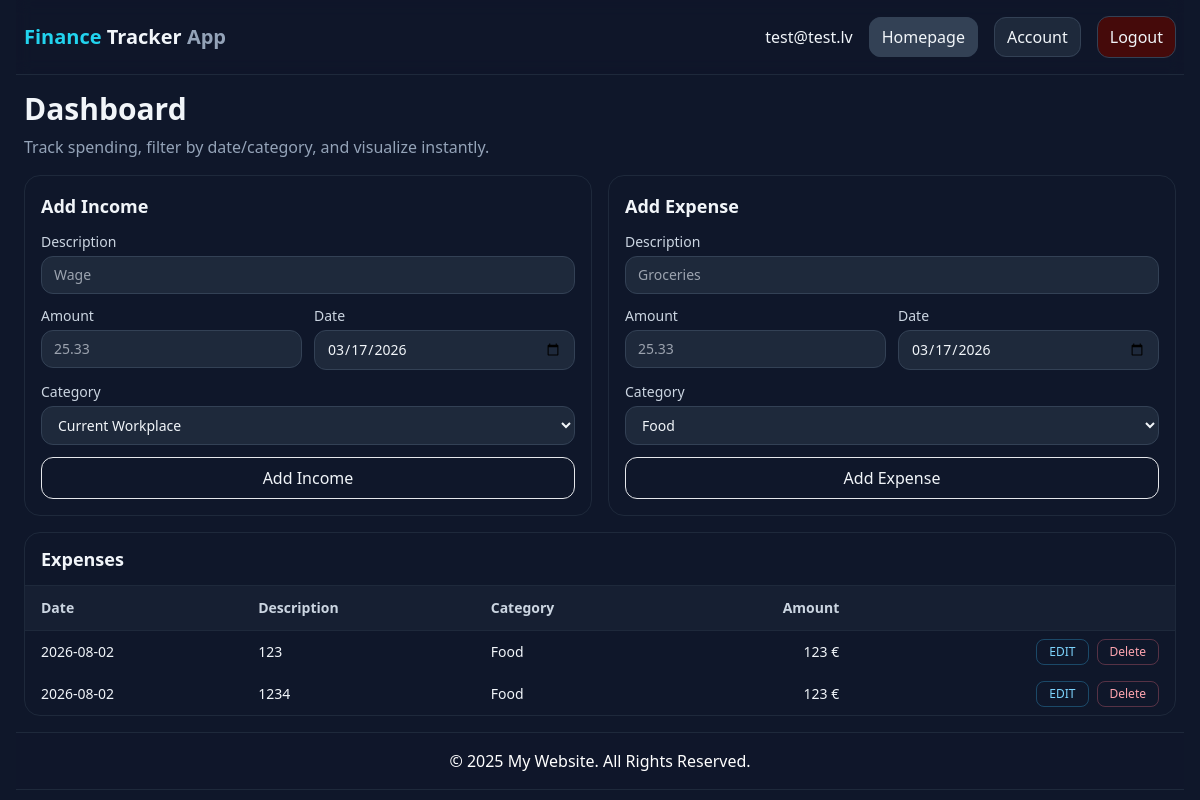
Page / (signed in) on the earlier database version.
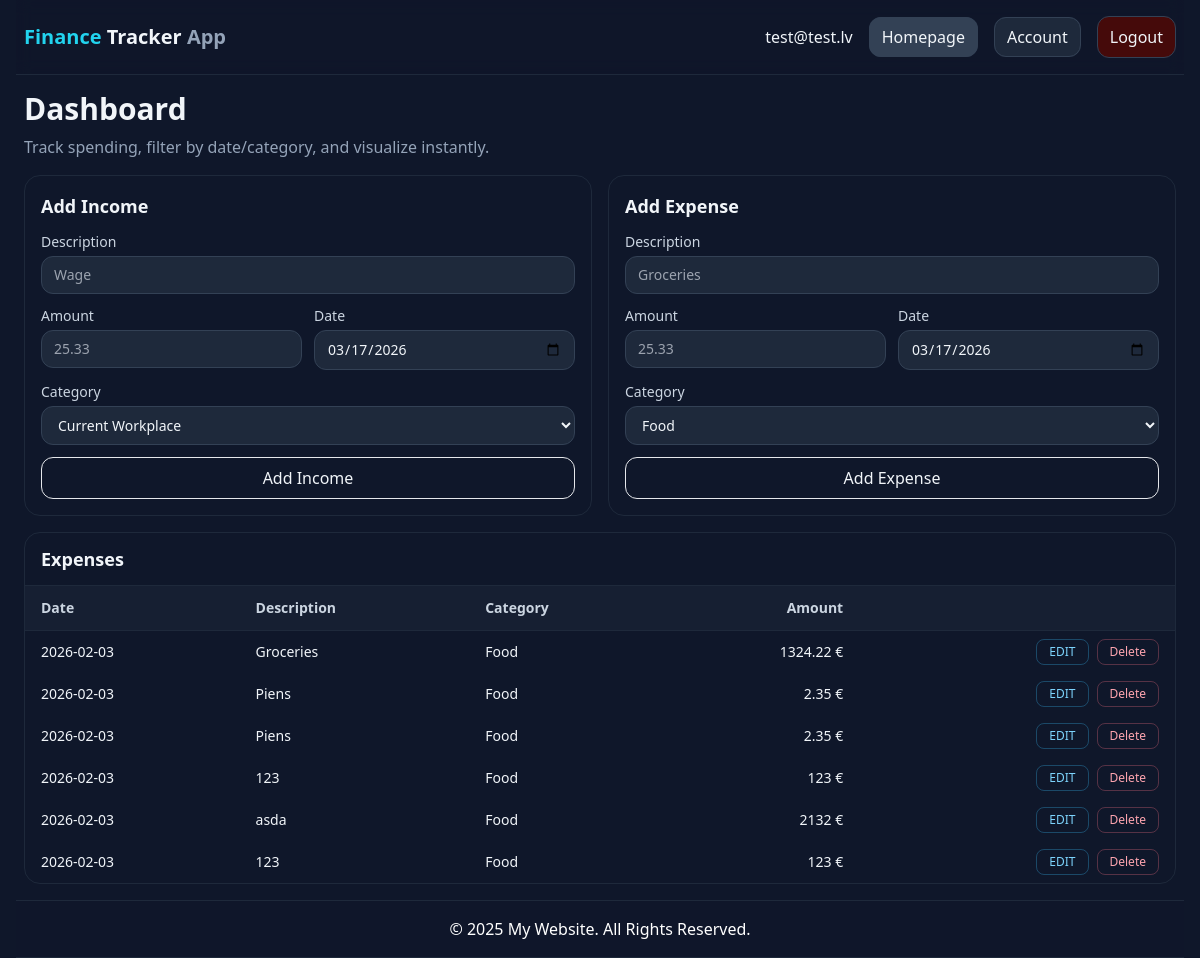
Same page on the later database version.
### tables this page shows
CREATE TABLE `expenses` (
  `id` int(11) NOT NULL,
  `user_id` int(11) DEFAULT NULL,
  `description` varchar(120) NOT NULL,
  `amount` float NOT NULL,
  `category` varchar(50) NOT NULL,
  `date` date NOT NULL
);

### Core/functions.php (called while the page is built, shortened)
<?php
function urlIs($value) {
    return $_SERVER['REQUEST_URI'] === $value;
}
function base_path($path) {
    return BASE_PATH . $path;
}
function view($path, $attributes = [] ) {
    extract($attributes);
    require base_path("views/{$path}");
}

### Http/controllers/index.php (called while the page is built, shortened)
<?php
$db = App::resolve(Database::class);
$userId = $_SESSION['user']['id'];
$sql = "SELECT * FROM expenses WHERE user_id = :user_id ORDER BY date DESC";
$expenses = $db->query($sql, ['user_id' => $userId])->get();
view("index.view.php", [
    'expenses' => $expenses,
]);

### public/index.php (called while the page is built, shortened)
<?php
require BASE_PATH . 'Core/functions.php';
spl_autoload_register(function ($class) {
    $class = str_replace('\\', DIRECTORY_SEPARATOR, $class);
});
$router = new \Core\Router();
$path = parse_url($_SERVER['REQUEST_URI'], PHP_URL_PATH);
$method = $_POST['_method'] ?? $_SERVER['REQUEST_METHOD'];
require base_path('bootstrap.php');
$router->route($path, $method);

### Core/App.php (called while the page is built, shortened)
<?php
class App
{
    protected static $container;
    public static function setContainer ($container) {
        static::$container = $container;
    }
    public static function Container()
    {
        return static::$container;
    }
    public static function resolve($key) {
        return static::Container()->resolve($key);
    }
}

### Core/Container.php (called while the page is built, shortened)
<?php
class Container
{
    protected $bindings = [];
    public function bind($key, $resolver)
    {
        $this->bindings[$key] = $resolver;
    }
    public function resolve($key)
    {
        $resolver = $this->bindings[$key];
        return call_user_func($resolver);
    }
}

### config.php (called while the page is built)
<?php
return [
    'database' => [
        'host' => 'localhost',
        'port' => 3306,
        'dbname' => 'financeapp',
        'charset' => 'utf8mb4'
    ]
];

### bootstrap.php (called while the page is built, shortened)
<?php
$container = new Container();
$container->bind('Core\Database', function () {
    $config = require base_path('config.php');
    return new Database($config['database']);
});

### Core/Database.php (called while the page is built, shortened)
<?php
class Database
{
    public $connection;
    public $statement;
    public function __construct($config, $username = 'root', $password = '')
    {
        $dns = 'mysql: ' . http_build_query($config, '', ';');
        $this->connection = new PDO($dns, $username, $password, [
            PDO::ATTR_DEFAULT_FETCH_MODE => PDO::FETCH_ASSOC
        ]);
    }
    public function query($query, $params = [])
    {
        $this->statement = $this->connection->prepare($query);
        $this->statement->execute($params);
        return $this;
    }
    public function get()
    {
        return $this->statement->fetchAll();
    }
}

### views/index.view.php (the view, shortened to what this page needs)
<?php
require base_path("views/partials/head.php");
require base_path("views/partials/nav.php");
?>
    <div class="container mx-auto max-w-6xl mt-4 mb-4">
        <?php if ($_SESSION['user'] ?? false)  : ?>
        <h1 class="text-3xl font-semibold mb-2 mt-2">Dashboard</h1>
        <p class="text-slate-400 mb-4">
            Track spending, filter by date/category, and visualize instantly.
        </p>
        <div class="grid grid-cols-1 lg:grid-cols-2 gap-4">
            <section class="rounded-2xl border border-slate-800 bg-slate-900 p-4">
                <h2 class="text-lg font-semibold mb-3">Add Income</h2>
                <form action="/income" method="POST" class="space-y-3">
                    <label class="block text-sm">
                    <span class="mb-1 block text-slate-300">Description</span>
                    <input
                        name="description"
                        placeholder="Wage"
                        class="w-full rounded-xl bg-slate-800 border border-slate-700 px-3 py-2 text-slate-100">
                    </label>
                    <div class="grid grid-cols-2 gap-3">
                    <label class="block text-sm">
                        <span class="mb-1 block text-slate-300">Amount</span>
                        <input
                        name="amount"
                        type="number"
                        step="0.01"
                        min="0.01"
                        placeholder="25.33"
                        class="w-full rounded-xl bg-slate-800 border border-slate-700 px-3 py-2 text-slate-100">
                    </label>
                    <label class="block text-sm">
                        <span class="mb-1 block text-slate-300">Date</span>
                        <input
                        name="date"
                        value="<?= date("Y-m-d", time()) ?>"
                        type="date"
                        class="w-full rounded-xl bg-slate-800 border border-slate-700 px-3 py-2 text-slate-100">
                    </label>
                    </div>
                    <label class="block text-sm">
                    <span class="mb-1 block text-slate-300">Category</span>
                    <select
                        name="source"
                        class="w-full rounded-xl bg-slate-800 border border-slate-700 px-3 py-2 text-slate-100">
                        <option value="Current Workplace">Current Workplace</option>
                    </select>
                    </label>
                    <button
                    class="w-full rounded-xl bg-brand/20 hover:bg-brand/30 text-brand px-4 py-2 border border-brand/30"
                    type="submit">
                    Add Income
                    </button>
                </form>
            </section>
            <section class="rounded-2xl border border-slate-800 bg-slate-900 p-4">
                <h2 class="text-lg font-semibold mb-3">Add Expense</h2>
                <form action="/expenses" method="POST" class="space-y-3">
                    <label class="block text-sm">
                    <span class="mb-1 block text-slate-300">Description</span>
                    <input
                        name="description"
                        placeholder="Groceries"
                        class="w-full rounded-xl bg-slate-800 border border-slate-700 px-3 py-2 text-slate-100">
                    </label>
                    <div class="grid grid-cols-2 gap-3">
                    <label class="block text-sm">
                        <span class="mb-1 block text-slate-300">Amount</span>
                        <input
                        name="amount"
                        type="number"
                        step="0.01"
                        min="0.01"
                        placeholder="25.33"
                        class="w-full rounded-xl bg-slate-800 border border-slate-700 px-3 py-2 text-slate-100">
                    </label>
                    <label class="block text-sm">
                        <span class="mb-1 block text-slate-300">Date</span>
                        <input
                        name="date"
                        value="<?= date("Y-m-d", time()) ?>"
                        type="date"
                        class="w-full rounded-xl bg-slate-800 border border-slate-700 px-3 py-2 text-slate-100">
                    </label>
                    </div>
                    <label class="block text-sm">
                    <span class="mb-1 block text-slate-300">Category</span>
                    <select
                        name="category"
                        class="w-full rounded-xl bg-slate-800 border border-slate-700 px-3 py-2 text-slate-100">
                        <option value="Food">Food</option>
                    </select>
                    </label>
                    <button
                    class="w-full rounded-xl bg-brand/20 hover:bg-brand/30 text-brand px-4 py-2 border border-brand/30"
                    type="submit">
                    Add Expense
                    </button>
                </form>
            </section>
        </div>
        <div class="grid grid-cols-1 gap-4 mt-4">
            <section class="rounded-2xl border border-slate-800 bg-slate-900">
                <div class="px-4 py-3 border-b border-slate-800">
                <h2 class="text-lg font-semibold">Expenses</h2>
                </div>
                <div class="overflow-x-auto">
                <table class="min-w-full text-sm">
                    <thead class="text-slate-300 bg-slate-800/50">
                    <tr>
                        <th class="text-left px-4 py-3">Date</th>
                        <th class="text-left px-4 py-3">Description</th>
                        <th class="text-left px-4 py-3">Category</th>
                        <th class="text-right px-4 py-3">Amount</th>
                        <th class="px-4 py-3"></th>
                    </tr>
                    </thead>
                    <tbody>
                    <?php if (!empty($expenses)) : ?>
                    <?php foreach ($expenses as $expense) : ?>
                        <tr class="border-t border-slate-800 hover:bg-slate-800/30">
                            <td class="px-4 py-2"><?= $expense['date']; ?></td>
                            <td class="px-4 py-2"><?= $expense['description']; ?></td>
                            <td class="px-4 py-2"><?= $expense['category']; ?></td>
                            <td class="px-4 py-2 text-right"><?= $expense['amount']; ?> €</td>
                            <td class="px-4 py-2 text-right">
                            <div class="inline-flex gap-2">
                                <a class="text-sky-300 hover:text-sky-200 text-xs border border-sky-400/30 px-3 py-1 rounded-lg"
                                href="{{url_for('edit', expense_id=e.id)}}">EDIT</a>
                                <form method="POST" action="/expenses" onsubmit="return confirm('Are you sure you want to delete?')">
                                    <button class="text-rose-300 hover:text-rose-200 text-xs border border-rose-400/30 px-3 py-1 rounded-lg">
                                        Delete
                                    </button>
                                </form>
                            </div>
                            </td>
                        </tr
                    <?php endforeach; ?>
                    <?php endif ?>
                </table>
                </div>
            </section>
        </div>
    </div>
        <?php endif ?>
<?php
require base_path("views/partials/footer.php");
?>

### Core/router.php (shortened to what this page needs)
<?php
class Router {
    protected $routes = [];
    public function add($uri, $controller, $method) {
        $this->routes[] = [
            'uri' => $uri,
            'controller' => $controller,
            'method' => $method,
            'middleware' => null
        ];
        return $this;
    }
    public function route($uri, $method) {
        foreach ($this->routes as $route) {
            if ($route['uri'] === $uri && $route['method'] === strtoupper($method)){
                return require base_path('Http/controllers/' . $route['controller']);
            }
        }
    }
    public function only($key)
    {
        $key_last = array_key_last($this->routes);
        $this->routes[$key_last]['middleware'] = $key;
    }
}

### views/partials/head.php (shortened to what this page needs)
<!DOCTYPE html>
<html lang="en" class="h-full">
     <head>
          <script src="https://cdn.tailwindcss.com"></script>
     </head>
     <body class="h-full bg-slate-900 text-slate-100 px-4">

### views/partials/nav.php (shortened to what this page needs)
<nav>
    <header class="border-b border-slate-800 bg-slate-900/60 backdrop-blur">
        <div class="py-4 container mx-auto max-w-6xl flex justify-between items-center">
            <a href="/" class="text-xl font-bold">
                <span class="text-cyan-400">Finance</span> Tracker
                <span class="text-slate-400">App</span>
            </a>
            <div class="flex items-center space-x-4">
                <div>
                    <p class="text-slate-100"><?= $_SESSION['user']['email'] ?? '' ?></p>
                </div>
                <ul class="flex space-x-4">
                    <?php if ($_SESSION['user'] ?? false) : ?>
                    <li><a href="/" class="hover:bg-slate-700 <?= urlIs('/') ? 'bg-slate-700' : 'bg-slate-800'; ?> w-full rounded-xl  border border-slate-700 px-3 py-2 text-slate-100">Homepage</a></li>
                    <li><a href="/account" class="hover:bg-slate-700 <?= urlIs('/account') ? 'bg-slate-700' : 'bg-slate-800'; ?> w-full rounded-xl bg-slate-800 border border-slate-700 px-3 py-2 text-slate-100">Account</a></li>
                    <?php endif; ?>
                </ul>
                <div id="authLinks" class="flex space-x-4">
                    <?php if ($_SESSION['user'] ?? false)  : ?>
                        <form method="POST" action="/login">
                            <button class="bg-red-950 w-full rounded-xl  border border-slate-700 px-3 py-2 text-slate-100 hover:bg-red-900">Logout</button>
                        </form>
                    <?php endif; ?>
                </div>
            </div>
        </div>
    </header>
</nav>

### views/partials/footer.php
    <div class="border-t border-b border-slate-800 bg-slate-900/60">
    <footer class="text-white text-center p-4">
        <p>&copy; 2025 My Website. All Rights Reserved.</p>
    </footer>
</body>
</html>

Differences in the rows shown:
added expenses: date "2026-02-03", description "Groceries", category "Food", amount "1324.22"
added expenses: date "2026-02-03", description "Piens", category "Food", amount "2.35"
added expenses: date "2026-02-03", description "Piens", category "Food", amount "2.35"
added expenses: date "2026-02-03", description "123", category "Food", amount "123"
changed expenses: date "2026-08-02" → "2026-02-03"; description "123" → "asda"; amount "123" → "2132"
changed expenses (number 6 of 6 on the later page): date "2026-08-02" → "2026-02-03"; description "1234" → "123"
